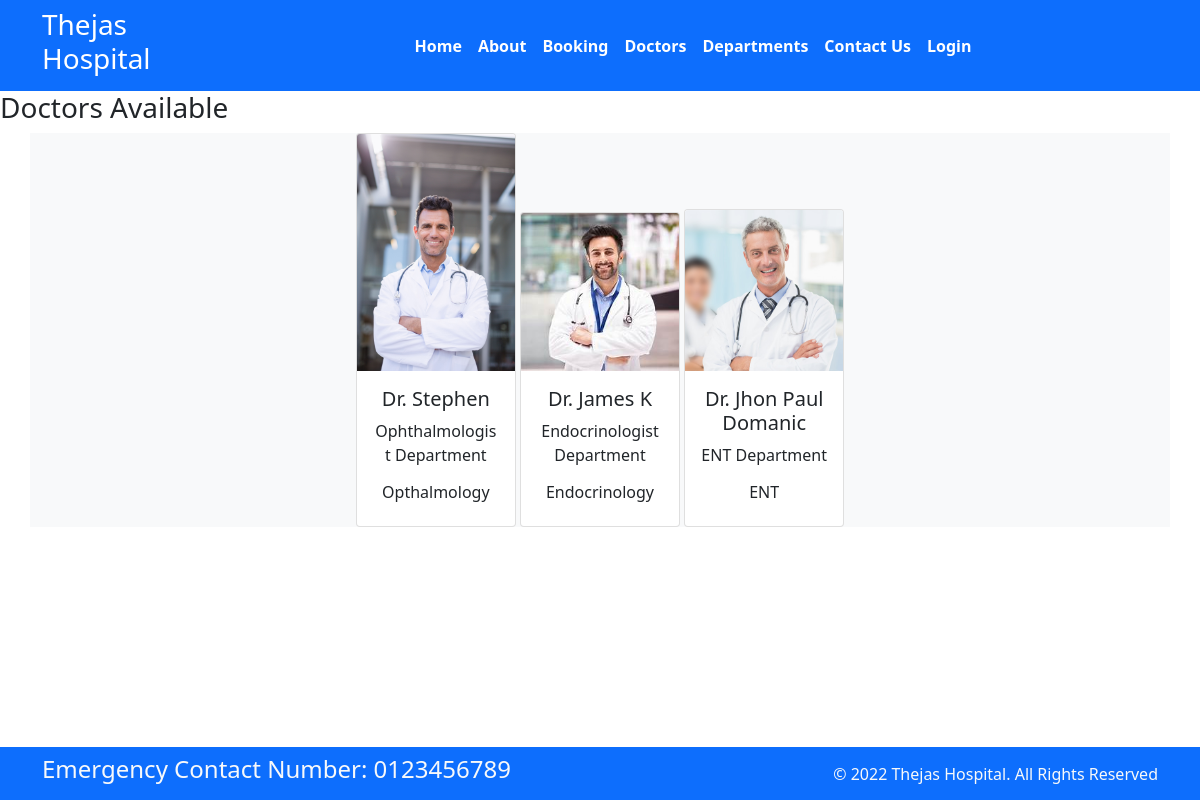
The app's page /doctors/ with its own data.
### Home/models.py (models this page shows, shortened)
class Doctors(models.Model):
    doc_name=models.CharField(max_length=100)
    doc_spec=models.CharField(max_length=100)
    dep_name=models.ForeignKey(Departments,on_delete=models.CASCADE)
    doc_image=models.ImageField(upload_to='doctors')

class Departments(models.Model):
    dep_name=models.CharField(max_length=100)
    dep_description = models.TextField()
    def __str__(self):
        return self.dep_name

### Home/views.py (the view)
# urls.py: path('doctors/', views.doctors,name='doctors'),
def doctors(request):
    dict_doc = {
        'doctors': Doctors.objects.all()
    }
    return render(request, 'doctors.html', dict_doc)

### templates/doctors.html (shortened to what this page needs)
{% extends 'base.html' %}
{% block content%}
<h3>Doctors Available</h3>
<div class="container text-center bg-light">
    {% for d in doctors %}
    <div class="card text-center mx=3 my=3" style="width: 10rem; display: inline-block">
        <img src="{{d.doc_image.url}}" class="card-img-top" alt="...">
        <div class="card-body">
            <h5 class="card-title">{{d.doc_name}}</h5>
            <p class="card-text">{{d.doc_spec}} Department</p>
            <h6>{{d.dep_name}}</h6>
        </div>
    </div>
    {% endfor %}
</div>
{% endblock %}

### templates/base.html (shortened to what this page needs)
{% load static %}
<!DOCTYPE html>
<html>
  <head>
    <link rel="stylesheet"
      href=" https://cdn.jsdelivr.net/npm/bootstrap@5.1.3/dist/css/bootstrap.min.css ">
    <link rel="stylesheet"
      href="https://use.fontawesome.com/releases/v5.2.0/css/all.css">
    <link rel="stylesheet"
      href="{% static '/css/style.css' %}">
  </head>
  <body>
    <nav class="navbar bg-primary navbar-expand-md ">
      <div class="container">
        <div class="col-2 text-left pl-md-0">
          <h3 class="text-white"> Thejas Hospital </h3>
        </div>
        <div
          class="collapse navbar-collapse justify-content-center col-md-8 navbar-collapse-3">
          <ul class="navbar-nav justify-content-center  fw-bold">
            <li class="nav-item active">
              <a class="nav-link text-white" href="{% url 'home' %}">Home </a>
            </li>
            <li class="nav-item">
              <a class="nav-link text-white" href="{% url 'about' %}">About</a>
            </li>
            <li class="nav-item">
              <a class="nav-link text-white" href="{% url 'booking' %}">Booking</a>
            </li>
            <li class="nav-item">
              <a class="nav-link text-white" href="{% url 'doctors' %}">Doctors</a>
            </li>
			 <li class="nav-item">
              <a class="nav-link text-white" href="{% url 'department' %}">Departments</a>
            </li>
            <li class="nav-item">
              <a class="nav-link text-white" href="{% url 'contact' %}">Contact Us</a>
            </li>
            <li class="nav-item">
              <a class="nav-link text-white" href="{% url 'login' %}">Login</a>
            </li>
          </ul>
        </div>
      </div>
    </nav>
{% block content%} {% endblock %}
    <section class="fixed-bottom">
      <footer class="pt-2 pb-2  bg-primary text-light">
        <div class="container">
          <div class="row align-items-center">
            <div class="col-12 col-md-8">
              <h4>Emergency Contact Number: 0123456789</h4>
            </div>
            <div class="col-12 col-md-4 mt-4 mt-md-0 text-center text-md-end">
              © 2022 Thejas Hospital. All Rights Reserved
            </div>
          </div>
        </div>
      </footer>
    </section>
  </body>
</html>

### records on screen
Doctors: doc_image (picture), doc_name "Dr. Stephen", doc_spec "Ophthalmologist", dep_name "Opthalmology"
Doctors: doc_image (picture), doc_name "Dr. James K", doc_spec "Endocrinologist", dep_name "Endocrinology"
Doctors: doc_image (picture), doc_name "Dr. Jhon Paul Domanic", doc_spec "ENT", dep_name "ENT"
